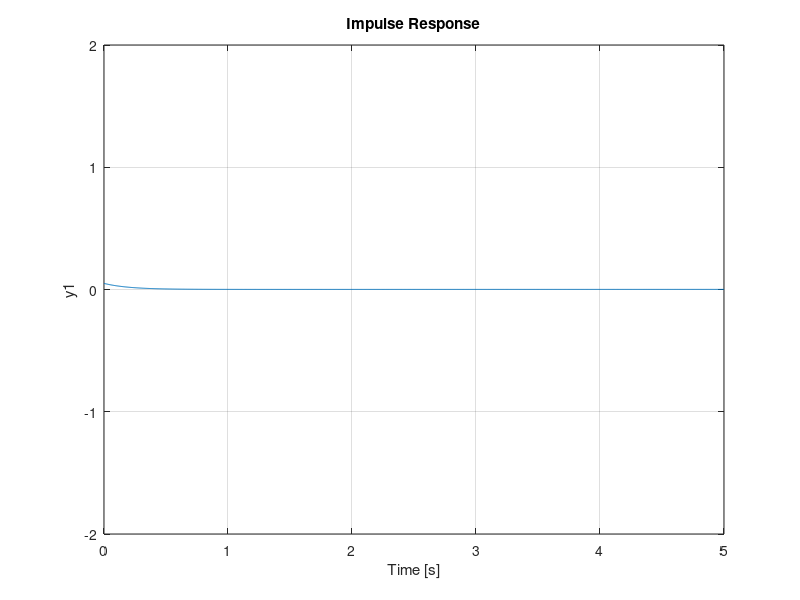

This figure's MATLAB source:
M=0.5; %massa carrello [Kg]
m=0.2; %massa pendolo [Kg]
b=0.1; %attrito del carrello [N/m/s]
l=0.3; %lunghezza dell'estremità al centro di massa del pendolo [m]
i=0.006; %inerzia del pendolo [Kg*m^2]
g=9.8; %accelerazione gravitazionale [m/s^2]
q=(M+m)*(i+m*l^2)-(m*l)^2; %valore di q

num=[m*l/q 0]; %numeratore della FDT
den=[1 b*(i+m*l^2)/q - (M+m)*m*g*l/q - b*m*g*l/q]; %denominatore della FTD

pend=tf(num,den); %ft da come output la FDT

Ki=1;
Kp=100;
Kd=20;
contr=tf([Kd Kp Ki],[1 0]);
sys_cl=feedback(pend,contr);
t=0:0.005:5;
impulse(sys_cl,t)
axis([0 5 -2 2])